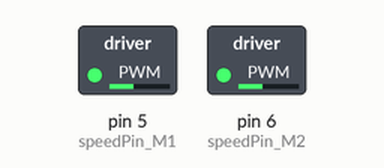
A sketch run on a simulated Arduino Uno, built with avr-gcc and run on an emulated ATmega328P. Shown: switched loads named in the sketch (green lamp = pin HIGH).

Above: at 0.05 s.
At 4.0 s:
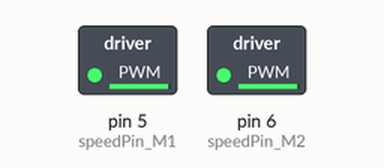
Timing chart, 0 to 5.2 s (numbered marks = the images above):
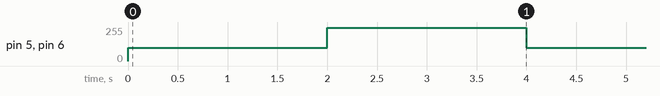

Measured:
- by itself, pin 5 (speedPin_M1), pin 6 (speedPin_M2): alternates 250/255 for 2.0 s and 100/255 for 2.0 s

The sketch:

rob0117_simpleTest.ino
```cpp
int speedPin_M1 = 5;     //M1 Speed Control
int speedPin_M2 = 6;     //M2 Speed Control
int directionPin_M1 = 4;     //M1 Direction Control
int directionPin_M2 = 7;     //M1 Direction Control

void setup(){
}

void loop(){
    carAdvance(100,100);
    delay(1000);
    carBack(100,100);
    delay(1000);
    carTurnLeft(250,250);
    delay(1000);
    carTurnRight(250,250);
    delay(1000);
}

void carStop(){                 //  Motor Stop
  digitalWrite(speedPin_M2,0);
  digitalWrite(directionPin_M1,LOW);
  digitalWrite(speedPin_M1,0);
  digitalWrite(directionPin_M2,LOW);
}

void carBack(int leftSpeed,int rightSpeed){         //Move backward
  analogWrite (speedPin_M2,leftSpeed);              //PWM Speed Control
  digitalWrite(directionPin_M1,HIGH);
  analogWrite (speedPin_M1,rightSpeed);
  digitalWrite(directionPin_M2,HIGH);
}

void carAdvance(int leftSpeed,int rightSpeed){       //Move forward
  analogWrite (speedPin_M2,leftSpeed);
  digitalWrite(directionPin_M1,LOW);
  analogWrite (speedPin_M1,rightSpeed);
  digitalWrite(directionPin_M2,LOW);
}

void carTurnLeft(int leftSpeed,int rightSpeed){      //Turn Left
  analogWrite (speedPin_M2,leftSpeed);
  digitalWrite(directionPin_M1,LOW);
  analogWrite (speedPin_M1,rightSpeed);
  digitalWrite(directionPin_M2,HIGH);
}
void carTurnRight(int leftSpeed,int rightSpeed){      //Turn Right
  analogWrite (speedPin_M2,leftSpeed);
  digitalWrite(directionPin_M1,HIGH);
  analogWrite (speedPin_M1,rightSpeed);
  digitalWrite(directionPin_M2,LOW);
}
```
